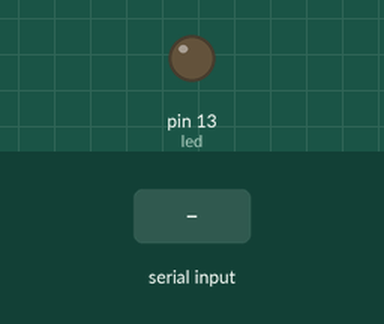
Simulated run of this sketch. Board: Arduino Uno, built with avr-gcc and run on an emulated ATmega328P. On the bench: output pins drawn as LEDs (lit = HIGH). Inputs (shaded band) come from the test bench.

Above: at 1.2 s.
1.3 s: "A" received over Serial
At 2.4 s:
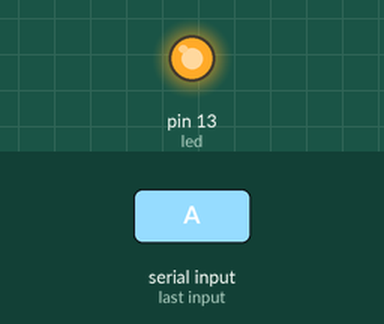
2.8 s: "a" received over Serial
At 3.6 s:
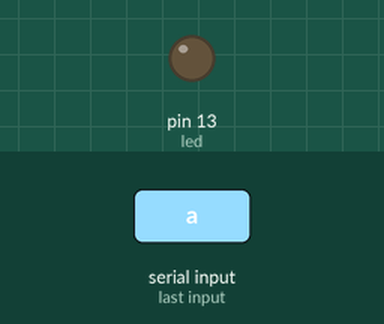
Timing chart, 0 to 5.8 s (numbered marks = the images above; inputs shaded):
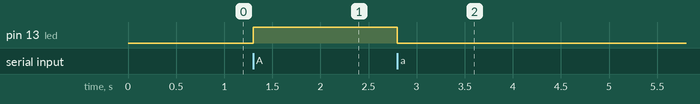

The sketch:

UNO_RECEBER.ino
```cpp
#define led 13


void setup() {
  Serial.begin(9600);
  pinMode(led,OUTPUT);
  digitalWrite(led,0);


}

void loop() {
  if(Serial.available()>0){
    char c=Serial.read();
    if(c=='A'){
      digitalWrite(led,1);

    }else if(c=='a'){
      digitalWrite(led,0);


    }
  }


}
```

Measured:
- after the input at 1.3 s, pin 13 (led): LOW → HIGH at once
- after the input at 2.8 s, pin 13 (led): HIGH → LOW at once
